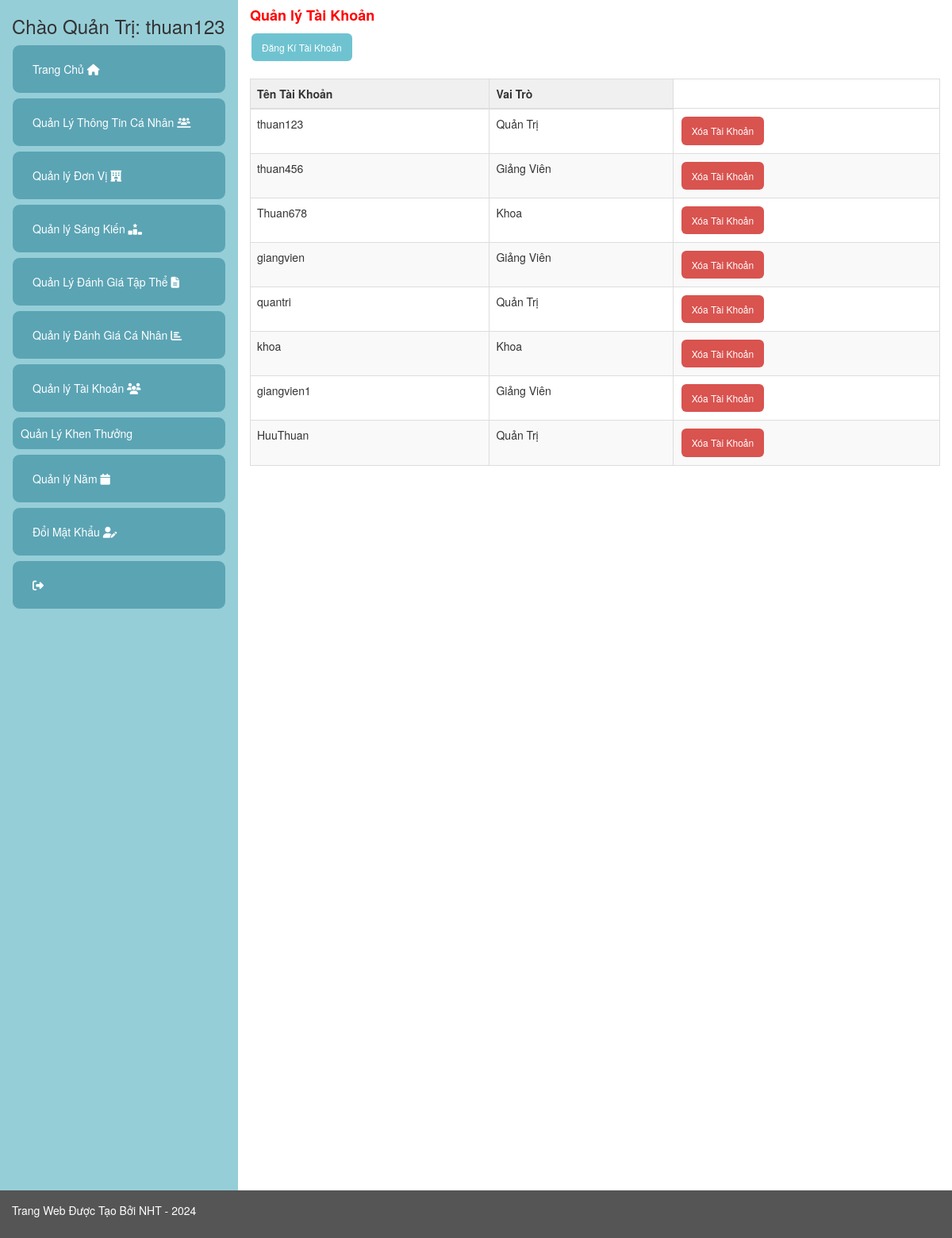
The page /Admin/index.php?p=taikhoan (signed in) on the database as committed earlier.
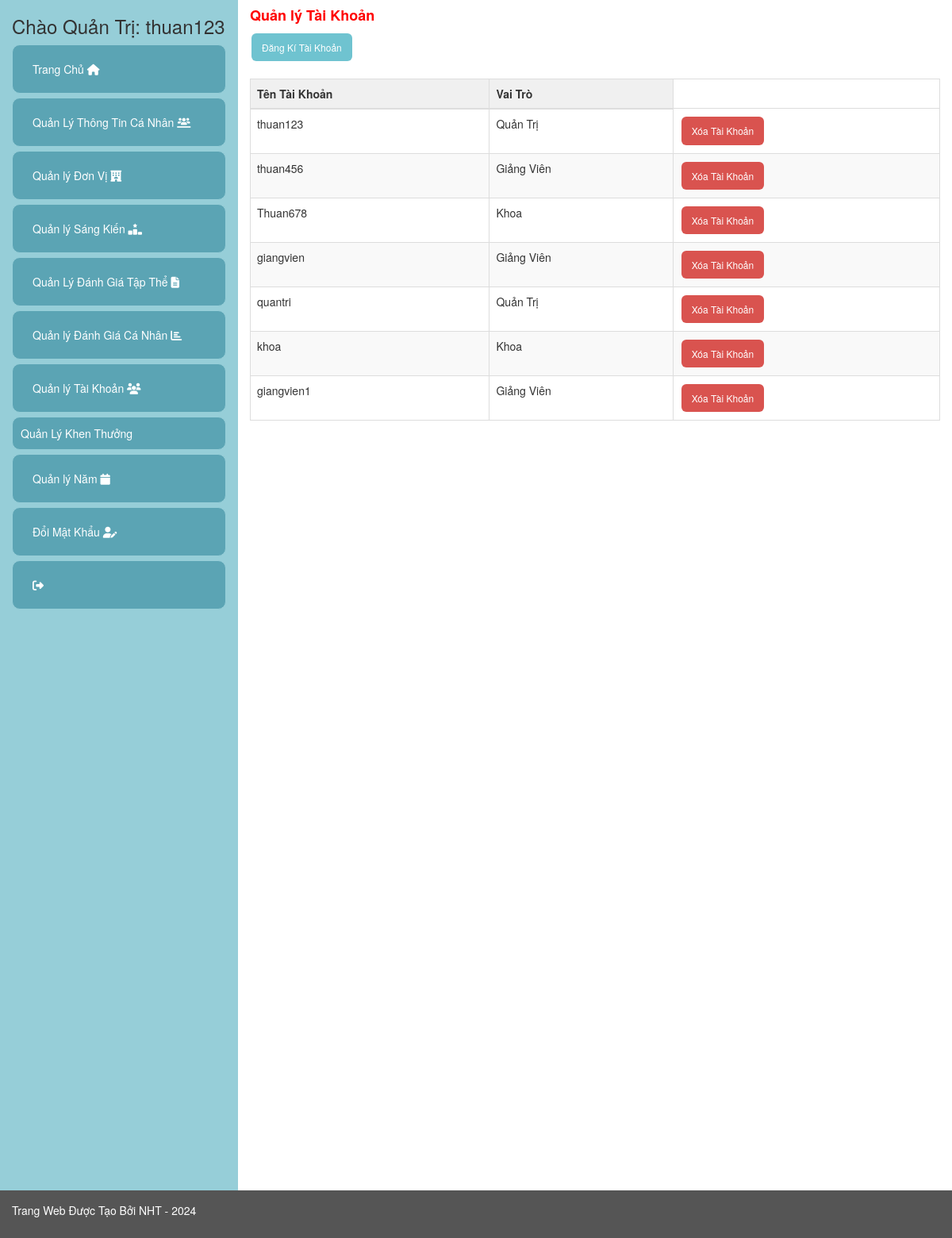
The same page on the database as committed later.
### tables this page shows
CREATE TABLE `taikhoan` (
  `MaTk` int(11) NOT NULL,
  `TenTk` varchar(50) NOT NULL,
  `MatKhau` varchar(255) NOT NULL,
  `VaiTro` varchar(255) NOT NULL
);

### Admin/index.php (called while the page is built, shortened)
<?php
    $baseUrl = $_SERVER['PHP_SELF'];
    include('../Admin/them.php')
?>

### Admin/dangki.php (called while the page is built, shortened)
<?php
    class taikhoan{
        public static function layDanhSach($conn) {
            $Dstaikhoan = array();
            $sql = "SELECT * FROM `taikhoan`";
            $result = $conn->query($sql);
            if ($result->num_rows > 0) {
                while ($row = $result->fetch_assoc()) {
                    $taikhoan_obj = new taikhoan();
                    $taikhoan_obj->MaTk = $row["MaTk"];
                    $taikhoan_obj->TenTk = $row["TenTk"];
                    $taikhoan_obj->VaiTro = $row["VaiTro"];
                    $taikhoan_obj->MatKhau = $row["MatKhau"];
                    $Dstaikhoan[] = $taikhoan_obj;
                }
            }
            return $Dstaikhoan;
        }
}
?>

### Admin/taikhoanview.php (the view, shortened to what this page needs)
<?php
    include('./dangki.php');
    $data = taikhoan::layDanhSach($conn);
?>
<?php if(isset($_SESSION['TenTk']) && $_SESSION['VaiTro'] === 'Quản Trị'){?>
<a class="btn btn-custom btn-custom-primary" href="<?php echo " $baseUrl?p=dangki"; ?>">Đăng Kí Tài Khoản</a>
<?php
}
?>
<table class="table table-bordered">
    <thead>
        <tr>
            <th>Tên Tài Khoản</th>
            <th>Vai Trò</th>
        </tr>
    </thead>
    <tbody>
        <?php
            foreach($data as $item)
            {
        ?>
            <tr>
                <td scope="row"><?php echo $item->TenTk ;?></td>
                <td scope="row"><?php echo $item->VaiTro ;?></td>
                <?php if(isset($_SESSION['VaiTro']) && $_SESSION['VaiTro'] == 'Quản Trị'){?>
                <td>
                    <button class="btn btn-custom btn-custom-danger" onclick="handleActionChange('taikhoanxoa', '<?php echo $item->MaTk; ?>', event)">Xóa Tài Khoản</button>
                </td>
                <?php
                    }
                ?>
            </tr>
        <?php
            }
        ?>
    </tbody>
</table>

### Admin/them.php (shortened to what this page needs)
<!DOCTYPE html>
<html lang="en">
<head>
  <link rel="stylesheet" href="https://maxcdn.bootstrapcdn.com/bootstrap/3.4.1/css/bootstrap.min.css">
  <link href="../Admin/asset/css/mycss.css" rel="stylesheet">
</head>
<body>
<div class="container-fluid">
  <div class="row content">
    <div class="col-sm-3 sidenav">
      <?php
        include('../Admin/menu.php')
      ?>
    </div>
    <div class="col-sm-9">
    <?php
        include('../Admin/section.php')
    ?>
    </div>
  </div>
</div>
<footer class="container-fluid">
<?php
        include('../Admin/footer.php')
?>
</footer>
</body>
</html>

### Admin/menu.php (shortened to what this page needs)
<h3>Chào <?php echo $_SESSION['VaiTro']; ?>: <?php echo $_SESSION['TenTk']; ?></h3>
<ul class="nav nav-pills nav-stacked">
    <li><a href="<?php echo "$baseUrl?p=trangchinh"; ?>" ><?php echo $pages['trangchinh'][0]; ?> <i class="fa-solid fa-house"></i></a></li>
    <?php if(isset($_SESSION['VaiTro']) && $_SESSION['VaiTro'] === 'Quản Trị'){ ?>
        <li><a href="<?php echo "$baseUrl?p=thongtincanhan"; ?>"><?php echo $pages['thongtincanhan'][0]; ?> <i class="fa-solid fa-users-line"></i></a></li>
        <li><a href="<?php echo "$baseUrl?p=Khoa"; ?>"><?php echo $pages['Khoa'][0]; ?> <i class="fa-solid fa-hotel"></i></a></li>
        <li><a href="<?php echo "$baseUrl?p=sangkien"; ?>"><?php echo $pages['sangkien'][0]; ?> <i class="fa-solid fa-ranking-star"></i></a></li>
        <li><a href="<?php echo "$baseUrl?p=danhgiaTT"; ?>"><?php echo $pages['danhgiaTT'][0]; ?> <i class="fa-solid fa-file-alt"></i></a></li>
        <li><a href="<?php echo "$baseUrl?p=danhgiaCN"; ?>"><?php echo $pages['danhgiaCN'][0]; ?> <i class="fa-solid fa-chart-bar"></i></a></li>
        <li><a href="<?php echo "$baseUrl?p=taikhoan"; ?>"><?php echo $pages['taikhoan'][0]; ?> <i class="fa-solid fa-users"></i></a></li>
        <ul>
            <li> Quản Lý Khen Thưởng
            </li>
        </ul>
        <li><a href="<?php echo "$baseUrl?p=Nam"; ?>"><?php echo $pages['Nam'][0];?> <i class="fa-solid fa-calendar"></i></a></li>
    <?php } ?>
    <li><a href="<?php echo "$baseUrl?p=taikhoansua"; ?>"><?php echo $pages['taikhoansua'][0]; ?> <i class="fa-solid fa-user-edit"></i></a></li>
    <li><a href="<?php echo "$baseUrl?p=dangxuat"; ?>"><i class="fa-solid fa-sign-out-alt"></i></a></li>
</ul>

### Admin/section.php (shortened to what this page needs)
<?php
    if(isset($_GET['p'])) {
        $page = $_GET['p'];
    } else {
        $page = 'trangchinh';
    }
?>
<h4><?php echo $pages[$page][0]?></h4>
<?php
    include($pages[$page][1]);
?>

### Admin/footer.php
<p>Trang Web Được Tạo Bởi NHT - 2024</p>

### Admin/asset/css/mycss.css (style rules this page uses)
.row.content { height: 1500px; }
.sidenav { background-color: #96ced8; height: 100%; }
footer { background-color: #555; color: white; padding: 15px; }
ul { list-style-type: none; padding: 0; margin: 0; }
ul li { position: relative; padding: 10px; background-color: #5ba4b4; color: white; margin-bottom: 2px; border: 1px solid #96ced8; border-radius: 10px; }
ul li a { color: white; text-decoration: none; display: block; }
.btn { display: inline-block; padding: 6px 12px; margin-bottom: 0; font-size: 14px; font-weight: normal; line-height: 1.42857143; text-align: center; white-space: nowrap; vertical-align: middle; cursor: pointer; border: 1px solid transparent; border-radius: 4px; color: #fff; background-color: #93d3df; border-color: #93d3df; text-decoration: none; }
th { background-color: #f0f0f0; color: #333; border-bottom: 2px solid #ddd; }
tr:nth-child(even) { background-color: #f9f9f9; }
table { width: 100%; border-collapse: collapse; margin-top: 20px; }
th, td { padding: 10px 15px; text-align: left; }
h4 { color: red; font-weight: bold; }
ul li { margin-bottom: 5px; font-size: 14px; }

### Admin/taikhoanview.php (style rules this page uses)
.btn-custom { background-color: #6fc3d0; border: none; color: white; padding: 9px 13px; font-size: 12px; margin: 2px; cursor: pointer; border-radius: 6px; transition: background-color 0.3s ease, transform 0.3s ease; }
.btn-custom-danger { background-color: #d9534f; }

Rows that differ between the two databases and show on the page:
removed taikhoan: TenTk "HuuThuan", VaiTro "Quản Trị"
